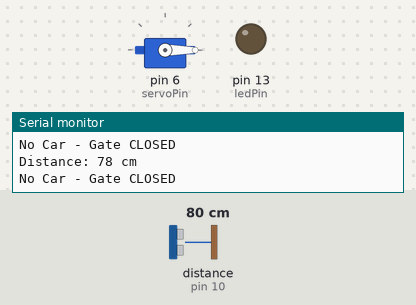
A sketch run on a simulated Arduino Uno, built with avr-gcc and run on an emulated ATmega328P. Shown: servo, output pins drawn as LEDs (lit = HIGH), the last lines printed to the serial monitor. Wiring (inferred from the names in the program): ultrasonic range finder: trigger pin 9; echo pin 10. Inputs (shaded band) come from the test bench; at power-on: distance to the obstacle (sensor on pin 10) 80 cm. The echo pulse lasts 58.3 µs per cm; pins used as bus, display or sensor lines are not drawn.

Above: at 1.3 s.
1.4 s: distance to the obstacle (sensor on pin 10) set to 22 cm
2.9 s: distance to the obstacle (sensor on pin 10) set to 19 cm
At 3.7 s:
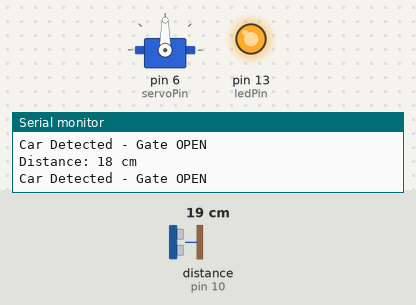
4.5 s: distance to the obstacle (sensor on pin 10) set to 250 cm
At 5.6 s:
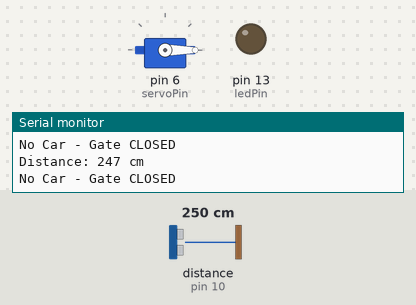
6.0 s: distance to the obstacle (sensor on pin 10) set to 18 cm
At 6.7 s:
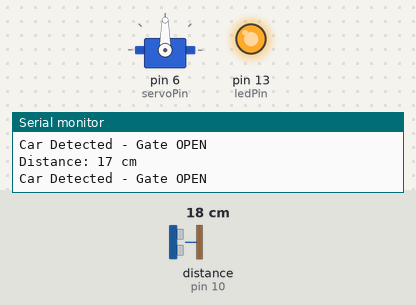
Timing chart, 0 to 8.5 s (numbered marks = the images above; inputs shaded):
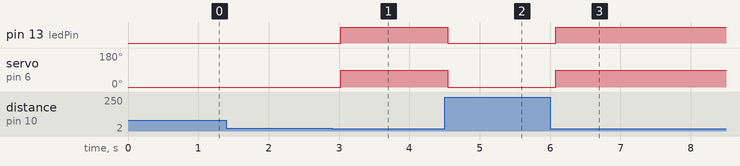

Measured:
- the behaviour switches between 21 and 20 cm on distance to the obstacle (sensor on pin 10) (found by bisection; images 0 and 1)
- after the input at 2.9 s, pin 13 (ledPin): LOW → HIGH after 0.13 s; servo on pin 6 (servoPin): 0° → 90° after 0.13 s
- after the input at 4.5 s, pin 13 (ledPin): HIGH → LOW after 0.05 s; servo on pin 6 (servoPin): 90° → 0° after 0.05 s
- after the input at 6.0 s, pin 13 (ledPin): LOW → HIGH after 0.08 s; servo on pin 6 (servoPin): 0° → 90° after 0.08 s

The sketch:

sketch.ino
```cpp
#include <Servo.h>

const int trigPin = 9;
const int echoPin = 10;
const int servoPin = 6;
const int ledPin = 13;

Servo parkingGate;

long duration;
int distance;

void setup() {
  pinMode(trigPin, OUTPUT);
  pinMode(echoPin, INPUT);
  pinMode(ledPin, OUTPUT);

  parkingGate.attach(servoPin);
  parkingGate.write(0);

  Serial.begin(9600);
}

void loop() {
  digitalWrite(trigPin, LOW);
  delayMicroseconds(2);

  digitalWrite(trigPin, HIGH);
  delayMicroseconds(10);
  digitalWrite(trigPin, LOW);

  duration = pulseIn(echoPin, HIGH, 30000);

  distance = duration * 0.034 / 2;

  Serial.print("Distance: ");
  Serial.print(distance);
  Serial.println(" cm");

  if (distance > 0 && distance < 20) {
    parkingGate.write(90);
    digitalWrite(ledPin, HIGH);
    Serial.println("Car Detected - Gate OPEN");
  }
  else {
    parkingGate.write(0);
    digitalWrite(ledPin, LOW);
    Serial.println("No Car - Gate CLOSED");
  }

  delay(500);
}
```
